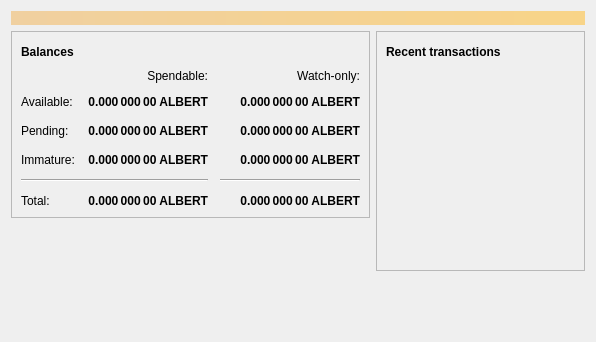
<?xml version="1.0" encoding="UTF-8"?>
<ui version="4.0">
 <class>OverviewPage</class>
 <widget class="QWidget" name="OverviewPage">
  <property name="geometry">
   <rect>
    <x>0</x>
    <y>0</y>
    <width>596</width>
    <height>342</height>
   </rect>
  </property>
  <property name="windowTitle">
   <string>Form</string>
  </property>
  <layout class="QVBoxLayout" name="topLayout">
   <item>
    <widget class="QLabel" name="labelAlerts">
     <property name="visible">
      <bool>false</bool>
     </property>
     <property name="styleSheet">
      <string notr="true">QLabel { background-color: qlineargradient(x1: 0, y1: 0, x2: 1, y2: 0, stop:0 #F0D0A0, stop:1 #F8D488); color:#000000; }</string>
     </property>
     <property name="wordWrap">
      <bool>true</bool>
     </property>
     <property name="margin">
      <number>3</number>
     </property>
     <property name="textInteractionFlags">
      <set>Qt::TextSelectableByMouse</set>
     </property>
    </widget>
   </item>
   <item>
    <layout class="QHBoxLayout" name="horizontalLayout" stretch="1,1">
     <item>
      <layout class="QVBoxLayout" name="verticalLayout_2">
       <item>
        <widget class="QFrame" name="frame">
         <property name="frameShape">
          <enum>QFrame::StyledPanel</enum>
         </property>
         <property name="frameShadow">
          <enum>QFrame::Raised</enum>
         </property>
         <layout class="QVBoxLayout" name="verticalLayout_4">
          <item>
           <layout class="QHBoxLayout" name="horizontalLayout_4">
            <item>
             <widget class="QLabel" name="label_5">
              <property name="font">
               <font>
                <weight>75</weight>
                <bold>true</bold>
               </font>
              </property>
              <property name="text">
               <string>Balances</string>
              </property>
             </widget>
            </item>
            <item>
             <widget class="QPushButton" name="labelWalletStatus">
              <property name="enabled">
               <bool>false</bool>
              </property>
              <property name="maximumSize">
               <size>
                <width>30</width>
                <height>16777215</height>
               </size>
              </property>
              <property name="toolTip">
               <string>The displayed information may be out of date. Your wallet automatically synchronizes with the Litecoin network after a connection is established, but this process has not completed yet.</string>
              </property>
              <property name="text">
               <string/>
              </property>
              <property name="icon">
               <iconset resource="../bitcoin.qrc">
                <normaloff>:/icons/warning</normaloff>
                <disabledoff>:/icons/warning</disabledoff>:/icons/warning</iconset>
              </property>
              <property name="iconSize">
               <size>
                <width>24</width>
                <height>24</height>
               </size>
              </property>
              <property name="flat">
               <bool>true</bool>
              </property>
             </widget>
            </item>
            <item>
             <spacer name="horizontalSpacer_3">
              <property name="orientation">
               <enum>Qt::Horizontal</enum>
              </property>
              <property name="sizeHint" stdset="0">
               <size>
                <width>40</width>
                <height>20</height>
               </size>
              </property>
             </spacer>
            </item>
           </layout>
          </item>
          <item>
           <layout class="QGridLayout" name="gridLayout">
            <property name="spacing">
             <number>12</number>
            </property>
            <item row="2" column="2">
             <widget class="QLabel" name="labelWatchPending">
              <property name="font">
               <font>
                <weight>75</weight>
                <bold>true</bold>
               </font>
              </property>
              <property name="cursor">
               <cursorShape>IBeamCursor</cursorShape>
              </property>
              <property name="toolTip">
               <string>Unconfirmed transactions to watch-only addresses</string>
              </property>
              <property name="text">
               <string notr="true">0.000 000 00 ALBERT</string>
              </property>
              <property name="alignment">
               <set>Qt::AlignRight|Qt::AlignTrailing|Qt::AlignVCenter</set>
              </property>
              <property name="textInteractionFlags">
               <set>Qt::LinksAccessibleByMouse|Qt::TextSelectableByKeyboard|Qt::TextSelectableByMouse</set>
              </property>
             </widget>
            </item>
            <item row="2" column="1">
             <widget class="QLabel" name="labelUnconfirmed">
              <property name="font">
               <font>
                <weight>75</weight>
                <bold>true</bold>
               </font>
              </property>
              <property name="cursor">
               <cursorShape>IBeamCursor</cursorShape>
              </property>
              <property name="toolTip">
               <string>Total of transactions that have yet to be confirmed, and do not yet count toward the spendable balance</string>
              </property>
              <property name="text">
               <string notr="true">0.000 000 00 ALBERT</string>
              </property>
              <property name="alignment">
               <set>Qt::AlignRight|Qt::AlignTrailing|Qt::AlignVCenter</set>
              </property>
              <property name="textInteractionFlags">
               <set>Qt::LinksAccessibleByMouse|Qt::TextSelectableByKeyboard|Qt::TextSelectableByMouse</set>
              </property>
             </widget>
            </item>
            <item row="3" column="2">
             <widget class="QLabel" name="labelWatchImmature">
              <property name="font">
               <font>
                <weight>75</weight>
                <bold>true</bold>
               </font>
              </property>
              <property name="cursor">
               <cursorShape>IBeamCursor</cursorShape>
              </property>
              <property name="toolTip">
               <string>Mined balance in watch-only addresses that has not yet matured</string>
              </property>
              <property name="text">
               <string notr="true">0.000 000 00 ALBERT</string>
              </property>
              <property name="alignment">
               <set>Qt::AlignRight|Qt::AlignTrailing|Qt::AlignVCenter</set>
              </property>
              <property name="textInteractionFlags">
               <set>Qt::LinksAccessibleByMouse|Qt::TextSelectableByKeyboard|Qt::TextSelectableByMouse</set>
              </property>
             </widget>
            </item>
            <item row="4" column="0" colspan="2">
             <widget class="Line" name="line">
              <property name="orientation">
               <enum>Qt::Horizontal</enum>
              </property>
             </widget>
            </item>
            <item row="4" column="2">
             <widget class="Line" name="lineWatchBalance">
              <property name="sizePolicy">
               <sizepolicy hsizetype="Preferred" vsizetype="Fixed">
                <horstretch>0</horstretch>
                <verstretch>0</verstretch>
               </sizepolicy>
              </property>
              <property name="minimumSize">
               <size>
                <width>140</width>
                <height>0</height>
               </size>
              </property>
              <property name="orientation">
               <enum>Qt::Horizontal</enum>
              </property>
             </widget>
            </item>
            <item row="5" column="0">
             <widget class="QLabel" name="labelTotalText">
              <property name="text">
               <string>Total:</string>
              </property>
             </widget>
            </item>
            <item row="3" column="1">
             <widget class="QLabel" name="labelImmature">
              <property name="font">
               <font>
                <weight>75</weight>
                <bold>true</bold>
               </font>
              </property>
              <property name="cursor">
               <cursorShape>IBeamCursor</cursorShape>
              </property>
              <property name="toolTip">
               <string>Mined balance that has not yet matured</string>
              </property>
              <property name="text">
               <string notr="true">0.000 000 00 ALBERT</string>
              </property>
              <property name="alignment">
               <set>Qt::AlignRight|Qt::AlignTrailing|Qt::AlignVCenter</set>
              </property>
              <property name="textInteractionFlags">
               <set>Qt::LinksAccessibleByMouse|Qt::TextSelectableByKeyboard|Qt::TextSelectableByMouse</set>
              </property>
             </widget>
            </item>
            <item row="2" column="3">
             <spacer name="horizontalSpacer_2">
              <property name="orientation">
               <enum>Qt::Horizontal</enum>
              </property>
              <property name="sizeHint" stdset="0">
               <size>
                <width>40</width>
                <height>20</height>
               </size>
              </property>
             </spacer>
            </item>
            <item row="3" column="0">
             <widget class="QLabel" name="labelImmatureText">
              <property name="text">
               <string>Immature:</string>
              </property>
             </widget>
            </item>
            <item row="5" column="1">
             <widget class="QLabel" name="labelTotal">
              <property name="font">
               <font>
                <weight>75</weight>
                <bold>true</bold>
               </font>
              </property>
              <property name="cursor">
               <cursorShape>IBeamCursor</cursorShape>
              </property>
              <property name="toolTip">
               <string>Your current total balance</string>
              </property>
              <property name="text">
               <string notr="true">0.000 000 00 ALBERT</string>
              </property>
              <property name="alignment">
               <set>Qt::AlignRight|Qt::AlignTrailing|Qt::AlignVCenter</set>
              </property>
              <property name="textInteractionFlags">
               <set>Qt::LinksAccessibleByMouse|Qt::TextSelectableByKeyboard|Qt::TextSelectableByMouse</set>
              </property>
             </widget>
            </item>
            <item row="5" column="2">
             <widget class="QLabel" name="labelWatchTotal">
              <property name="font">
               <font>
                <weight>75</weight>
                <bold>true</bold>
               </font>
              </property>
              <property name="cursor">
               <cursorShape>IBeamCursor</cursorShape>
              </property>
              <property name="toolTip">
               <string>Current total balance in watch-only addresses</string>
              </property>
              <property name="text">
               <string notr="true">0.000 000 00 ALBERT</string>
              </property>
              <property name="alignment">
               <set>Qt::AlignRight|Qt::AlignTrailing|Qt::AlignVCenter</set>
              </property>
              <property name="textInteractionFlags">
               <set>Qt::LinksAccessibleByMouse|Qt::TextSelectableByKeyboard|Qt::TextSelectableByMouse</set>
              </property>
             </widget>
            </item>
            <item row="0" column="2">
             <widget class="QLabel" name="labelWatchonly">
              <property name="text">
               <string>Watch-only:</string>
              </property>
              <property name="alignment">
               <set>Qt::AlignRight|Qt::AlignTrailing|Qt::AlignVCenter</set>
              </property>
             </widget>
            </item>
            <item row="1" column="0">
             <widget class="QLabel" name="labelBalanceText">
              <property name="text">
               <string>Available:</string>
              </property>
             </widget>
            </item>
            <item row="1" column="1">
             <widget class="QLabel" name="labelBalance">
              <property name="font">
               <font>
                <weight>75</weight>
                <bold>true</bold>
               </font>
              </property>
              <property name="cursor">
               <cursorShape>IBeamCursor</cursorShape>
              </property>
              <property name="toolTip">
               <string>Your current spendable balance</string>
              </property>
              <property name="text">
               <string notr="true">0.000 000 00 ALBERT</string>
              </property>
              <property name="alignment">
               <set>Qt::AlignRight|Qt::AlignTrailing|Qt::AlignVCenter</set>
              </property>
              <property name="textInteractionFlags">
               <set>Qt::LinksAccessibleByMouse|Qt::TextSelectableByKeyboard|Qt::TextSelectableByMouse</set>
              </property>
             </widget>
            </item>
            <item row="1" column="2">
             <widget class="QLabel" name="labelWatchAvailable">
              <property name="font">
               <font>
                <weight>75</weight>
                <bold>true</bold>
               </font>
              </property>
              <property name="cursor">
               <cursorShape>IBeamCursor</cursorShape>
              </property>
              <property name="toolTip">
               <string>Your current balance in watch-only addresses</string>
              </property>
              <property name="text">
               <string notr="true">0.000 000 00 ALBERT</string>
              </property>
              <property name="alignment">
               <set>Qt::AlignRight|Qt::AlignTrailing|Qt::AlignVCenter</set>
              </property>
              <property name="textInteractionFlags">
               <set>Qt::LinksAccessibleByMouse|Qt::TextSelectableByKeyboard|Qt::TextSelectableByMouse</set>
              </property>
             </widget>
            </item>
            <item row="2" column="0">
             <widget class="QLabel" name="labelPendingText">
              <property name="text">
               <string>Pending:</string>
              </property>
             </widget>
            </item>
            <item row="0" column="1">
             <widget class="QLabel" name="labelSpendable">
              <property name="text">
               <string>Spendable:</string>
              </property>
              <property name="alignment">
               <set>Qt::AlignRight|Qt::AlignTrailing|Qt::AlignVCenter</set>
              </property>
             </widget>
            </item>
           </layout>
          </item>
         </layout>
        </widget>
       </item>
       <item>
        <spacer name="verticalSpacer">
         <property name="orientation">
          <enum>Qt::Vertical</enum>
         </property>
         <property name="sizeHint" stdset="0">
          <size>
           <width>20</width>
           <height>40</height>
          </size>
         </property>
        </spacer>
       </item>
      </layout>
     </item>
     <item>
      <layout class="QVBoxLayout" name="verticalLayout_3">
       <item>
        <widget class="QFrame" name="frame_2">
         <property name="frameShape">
          <enum>QFrame::StyledPanel</enum>
         </property>
         <property name="frameShadow">
          <enum>QFrame::Raised</enum>
         </property>
         <layout class="QVBoxLayout" name="verticalLayout">
          <item>
           <layout class="QHBoxLayout" name="horizontalLayout_2">
            <item>
             <widget class="QLabel" name="label_4">
              <property name="font">
               <font>
                <weight>75</weight>
                <bold>true</bold>
               </font>
              </property>
              <property name="text">
               <string>Recent transactions</string>
              </property>
             </widget>
            </item>
            <item>
             <widget class="QPushButton" name="labelTransactionsStatus">
              <property name="enabled">
               <bool>false</bool>
              </property>
              <property name="maximumSize">
               <size>
                <width>30</width>
                <height>16777215</height>
               </size>
              </property>
              <property name="toolTip">
               <string>The displayed information may be out of date. Your wallet automatically synchronizes with the Litecoin network after a connection is established, but this process has not completed yet.</string>
              </property>
              <property name="text">
               <string/>
              </property>
              <property name="icon">
               <iconset resource="../bitcoin.qrc">
                <normaloff>:/icons/warning</normaloff>
                <disabledoff>:/icons/warning</disabledoff>:/icons/warning</iconset>
              </property>
              <property name="iconSize">
               <size>
                <width>24</width>
                <height>24</height>
               </size>
              </property>
              <property name="flat">
               <bool>true</bool>
              </property>
             </widget>
            </item>
            <item>
             <spacer name="horizontalSpacer">
              <property name="orientation">
               <enum>Qt::Horizontal</enum>
              </property>
              <property name="sizeHint" stdset="0">
               <size>
                <width>40</width>
                <height>20</height>
               </size>
              </property>
             </spacer>
            </item>
           </layout>
          </item>
          <item>
           <widget class="QListView" name="listTransactions">
            <property name="styleSheet">
             <string notr="true">QListView { background: transparent; }</string>
            </property>
            <property name="frameShape">
             <enum>QFrame::NoFrame</enum>
            </property>
            <property name="verticalScrollBarPolicy">
             <enum>Qt::ScrollBarAlwaysOff</enum>
            </property>
            <property name="horizontalScrollBarPolicy">
             <enum>Qt::ScrollBarAlwaysOff</enum>
            </property>
            <property name="selectionMode">
             <enum>QAbstractItemView::NoSelection</enum>
            </property>
           </widget>
          </item>
         </layout>
        </widget>
       </item>
       <item>
        <spacer name="verticalSpacer_2">
         <property name="orientation">
          <enum>Qt::Vertical</enum>
         </property>
         <property name="sizeHint" stdset="0">
          <size>
           <width>20</width>
           <height>40</height>
          </size>
         </property>
        </spacer>
       </item>
      </layout>
     </item>
    </layout>
   </item>
  </layout>
 </widget>
 <resources/>
 <connections/>
</ui>
